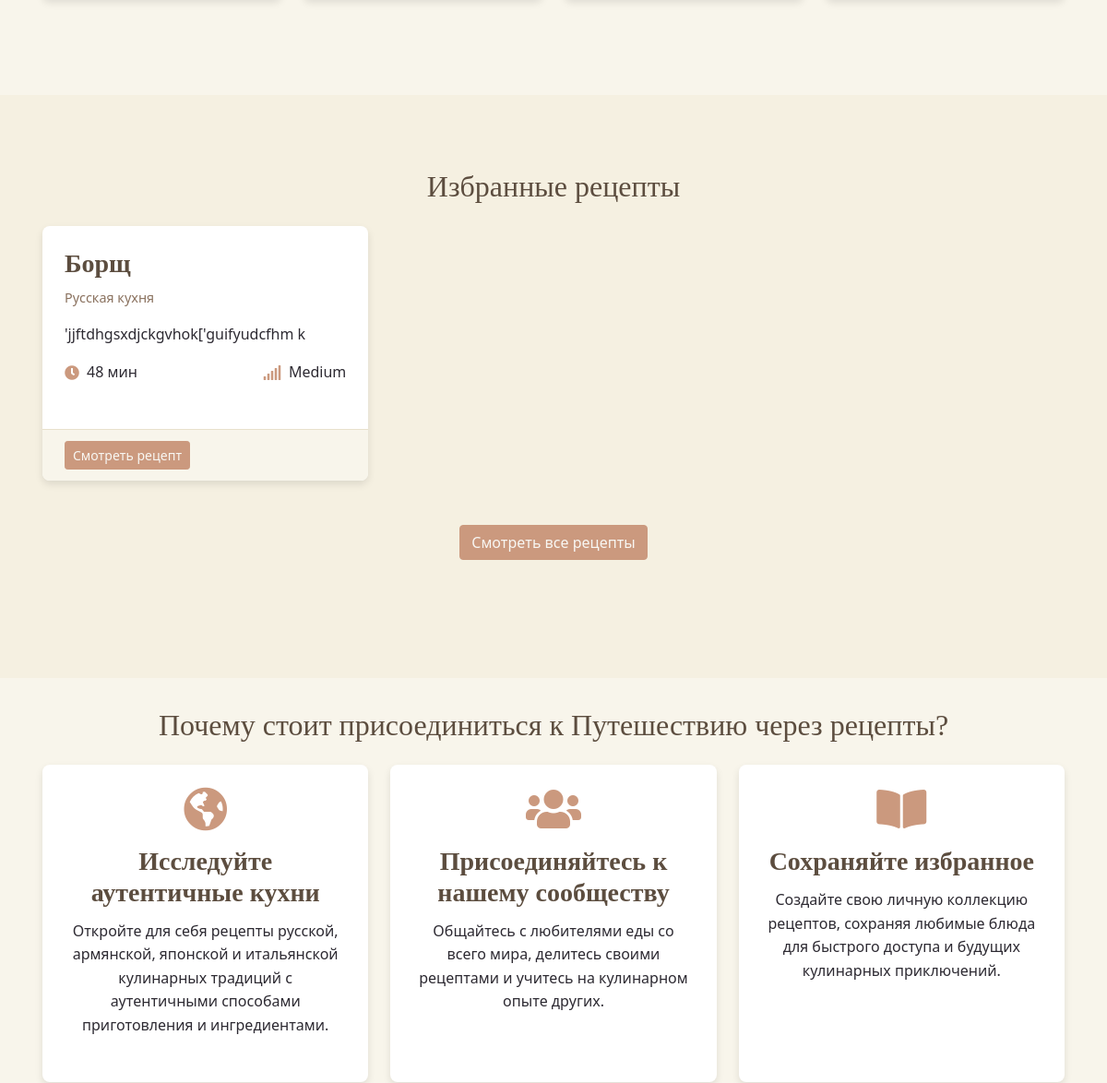
Before: / (middle part) with the older database file.
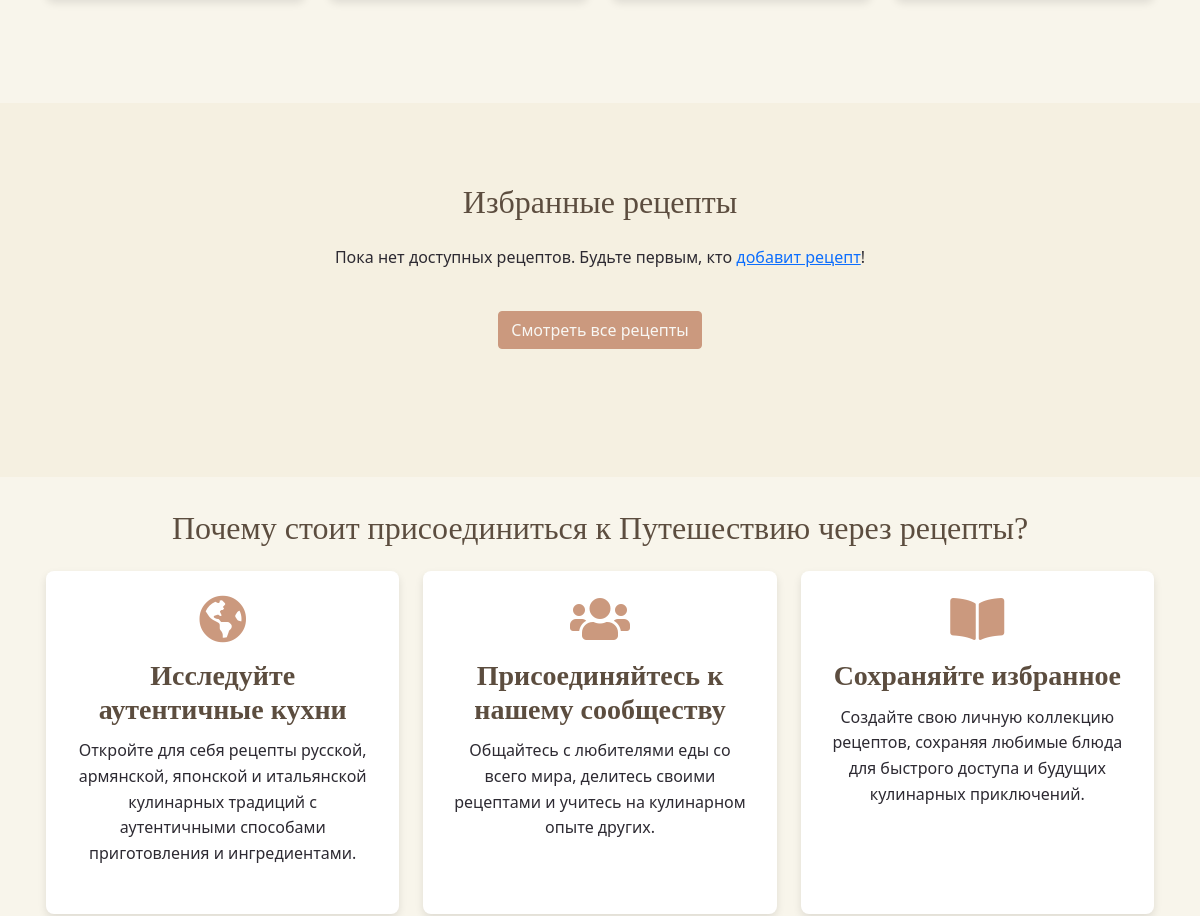
After: the same page with the newer database file.
### models.py (models this page shows, shortened)
class Recipe(db.Model):
    id = db.Column(db.Integer, primary_key=True)
    title = db.Column(db.String(128), nullable=False)
    description = db.Column(db.Text)
    ingredients = db.Column(db.Text, nullable=False)
    instructions = db.Column(db.Text, nullable=False)
    prep_time = db.Column(db.Integer)  # in minutes
    cook_time = db.Column(db.Integer)  # in minutes
    servings = db.Column(db.Integer)
    difficulty = db.Column(db.String(20))  # Easy, Medium, Hard
    created_at = db.Column(db.DateTime, default=datetime.utcnow)
    updated_at = db.Column(db.DateTime, default=datetime.utcnow, onupdate=datetime.utcnow)
    user_id = db.Column(db.Integer, db.ForeignKey('user.id'))
    cuisine_id = db.Column(db.Integer, db.ForeignKey('cuisine.id'))
    favorites = db.relationship('Favorite', backref='recipe', lazy='dynamic')

class Cuisine(db.Model):
    id = db.Column(db.Integer, primary_key=True)
    name = db.Column(db.String(64), unique=True, nullable=False)
    description = db.Column(db.Text)
    recipes = db.relationship('Recipe', backref='cuisine', lazy='dynamic')

### routes.py (the view)
@app.route('/')
def index():
    featured_recipes = Recipe.query.order_by(Recipe.created_at.desc()).limit(6).all()
    cuisines = Cuisine.query.all()
    return render_template('index.html', featured_recipes=featured_recipes, cuisines=cuisines)

### templates/index.html (shortened to what the changed rows need)
{% extends 'base.html' %}
{% block content %}
    <section class="bg-beige py-5">
        <div class="container section">
            <h2 class="text-center mb-4">Избранные рецепты</h2>
            <div class="row">
                {% if featured_recipes %}
                    {% for recipe in featured_recipes %}
                        <div class="col-lg-4 col-md-6 mb-4">
                            <div class="card h-100 animate-on-scroll">
                                <div class="card-body">
                                    <h3 class="card-title">{{ recipe.title }}</h3>
                                    <p class="card-subtitle">{{ recipe.cuisine.name }} кухня</p>
                                    <p class="card-text">{{ recipe.description[:100] }}{% if recipe.description|length > 100 %}...{% endif %}</p>
                                    <div class="d-flex justify-content-between align-items-center">
                                        <div class="recipe-meta-item">
                                            <i class="fas fa-clock"></i>
                                            <span>{{ recipe.prep_time + recipe.cook_time }} мин</span>
                                        </div>
                                        <div class="recipe-meta-item">
                                            <i class="fas fa-signal"></i>
                                            <span>{{ recipe.difficulty }}</span>
                                        </div>
                                    </div>
                                </div>
                                <div class="card-footer">
                                    <a href="{{ url_for('recipe_detail', recipe_id=recipe.id) }}" class="btn btn-primary btn-sm">Смотреть рецепт</a>
                                </div>
                            </div>
                        </div>
                    {% endfor %}
                {% else %}
                    <div class="col-12 text-center">
                        <p>Пока нет доступных рецептов. Будьте первым, кто <a href="{{ url_for('add_recipe') }}">добавит рецепт</a>!</p>
                    </div>
                {% endif %}
            </div>
        </div>
    </section>
    <section class="container section">
        <h2 class="text-center mb-4">Почему стоит присоединиться к Путешествию через рецепты?</h2>
    </section>
{% endblock %}

Changed rows visible on the page:
removed Recipe: title "Борщ", cuisine.name "Русская", description "'jjftdhgsxdjckgvhok['guifyudcfhm k", recipe.prep_time+recipe.cook_time "48", difficulty "Medium"
Other visible differences:
text now shown: "Пока нет доступных рецептов. Будьте первым, кто добавит рецепт !"
